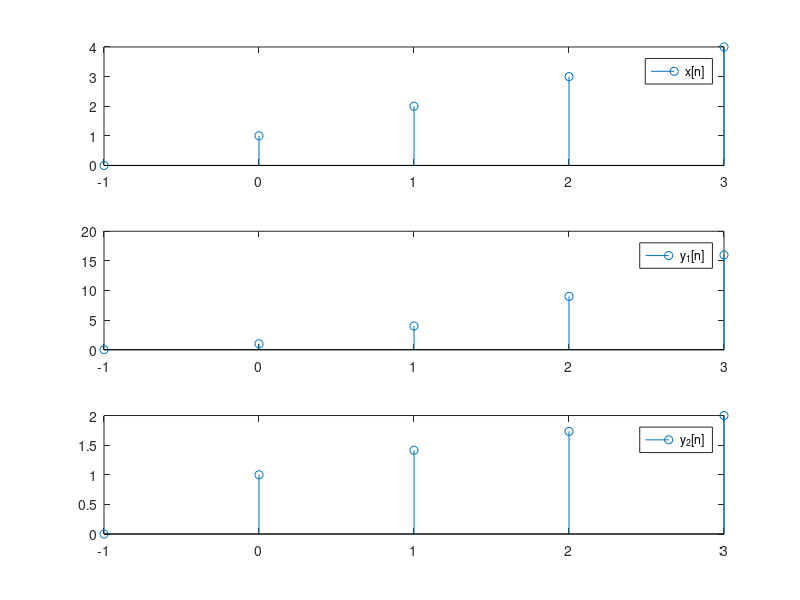

The MATLAB source for this figure:
clc
clear
close all

subplot(311)
n = -1:3;
x = [0 1 2 3 4];
stem(n,x);%for discrite time
legend('x[n]')

%y(n)=x^2

subplot(312)
y_1 = x.^2;
stem(n,y_1);
legend('y_1[n]')

%?????
subplot(313)
a = 1/2;
y_2 = x.^a;
stem(n,y_2)
legend('y_2[n]')    
